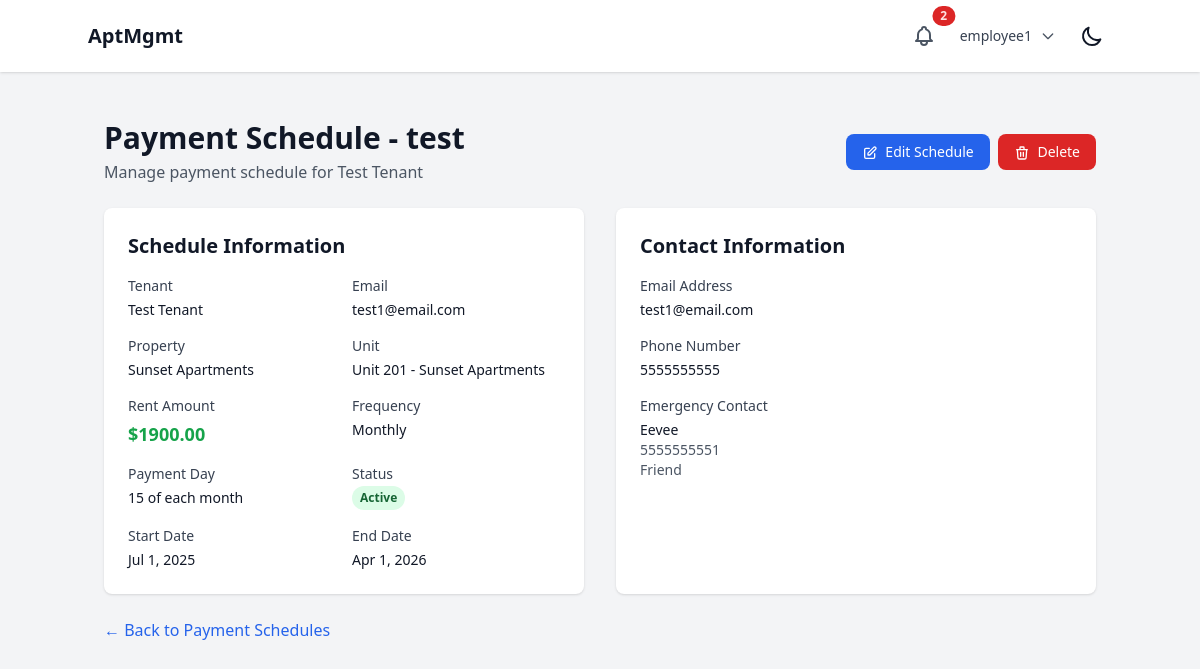
Page /financials/payment-schedules/2/ (signed in) on the committed database.
### users/models.py (models this page shows, shortened)
class User(AbstractUser):
    class Role(models.TextChoices):
        SUPERUSER = "SUPERUSER", "Superuser"
        LANDLORD = "LANDLORD", "Landlord"
        EMPLOYEE = "EMPLOYEE", "Employee"
        TENANT = "TENANT", "Tenant"
    role = models.CharField(max_length=50, choices=Role.choices)
    company = models.ForeignKey(Company, on_delete=models.CASCADE, related_name="users", null=True, blank=True)
    property = models.ForeignKey(Property, on_delete=models.SET_NULL, related_name="users", null=True, blank=True)
    apartment_unit = models.ForeignKey('properties.ApartmentUnit', on_delete=models.SET_NULL, null=True, blank=True, related_name="tenant")
    assigned_properties = models.ManyToManyField(
        Property,
        related_name="assigned_employees",
        blank=True,
        help_text="Properties this employee has access to (for employees only)"
    )
    phone_number = models.CharField(max_length=20, blank=True, null=True)
    emergency_contact_name = models.CharField(max_length=100, blank=True, null=True)
    emergency_contact_phone = models.CharField(max_length=20, blank=True, null=True)
    emergency_contact_relationship = models.CharField(max_length=50, blank=True, null=True)

### financials/models.py (models this page shows, shortened)
class PaymentSchedule(models.Model):
    class Frequency(models.TextChoices):
        MONTHLY = "MONTHLY", "Monthly"
        QUARTERLY = "QUARTERLY", "Quarterly"
        ANNUALLY = "ANNUALLY", "Annually"
    tenant = models.ForeignKey(
        User,
        on_delete=models.CASCADE,
        related_name="payment_schedules",
        limit_choices_to={'role': 'TENANT'}
    )
    apartment_unit = models.ForeignKey(
        "properties.ApartmentUnit",
        on_delete=models.CASCADE,
        related_name="payment_schedules"
    )
    rent_amount = models.DecimalField(
        max_digits=10,
        decimal_places=2,
        validators=[MinValueValidator(Decimal('0.01'))]
    )
    frequency = models.CharField(
        max_length=20,
        choices=Frequency.choices,
        default=Frequency.MONTHLY
    )
    payment_day = models.IntegerField(
        default=1,
        validators=[MinValueValidator(1), MaxValueValidator(28)],
        help_text="Day of month when payment is due (1-28)"
    )
    start_date = models.DateField()
    end_date = models.DateField(null=True, blank=True)
    is_active = models.BooleanField(default=True)
    created_at = models.DateTimeField(auto_now_add=True)
    updated_at = models.DateTimeField(auto_now=True)
    @property
    def status(self):
        from django.utils import timezone
        today = timezone.now().date()
        if not self.is_active:
            return "Inactive"
        if self.start_date > today:
            return "Pending Start"
        if self.end_date and self.end_date < today:
            return "Expired"
        return "Active"
    @property
    def status_class(self):
        status = self.status
        if status == "Active":
            return "bg-green-100 text-green-800 dark:bg-green-900 dark:text-green-200"
        elif status == "Pending Start":
            return "bg-yellow-100 text-yellow-800 dark:bg-yellow-900 dark:text-yellow-200"
        elif status == "Expired":
            return "bg-red-100 text-red-800 dark:bg-red-900 dark:text-red-200"
        else:  # Inactive
            return "bg-gray-100 text-gray-800 dark:bg-gray-900 dark:text-gray-200"
    class Meta:
        ordering = ['-created_at']

### properties/models.py (models this page shows, shortened)
class ApartmentUnit(models.Model):
    property = models.ForeignKey(Property, on_delete=models.CASCADE, related_name="units")
    unit_number = models.CharField(max_length=50)
    bedrooms = models.PositiveIntegerField()
    bathrooms = models.PositiveIntegerField()
    rent_amount = models.DecimalField(max_digits=10, decimal_places=2, default=0)
    is_occupied = models.BooleanField(default=False)
    created_at = models.DateTimeField(auto_now_add=True)
    updated_at = models.DateTimeField(auto_now=True)
    def __str__(self):
        return f"Unit {self.unit_number} - {self.property.name}"
    class Meta:
        unique_together = ('property', 'unit_number')
        verbose_name_plural = "Apartment Units"

class Property(models.Model):
    company = models.ForeignKey(Company, on_delete=models.CASCADE, related_name="properties")
    name = models.CharField(max_length=255)
    address = models.TextField()
    created_at = models.DateTimeField(auto_now_add=True)
    updated_at = models.DateTimeField(auto_now=True)
    class Meta:
        verbose_name_plural = "Properties"

### financials/views.py (the view)
# urls.py: path('payment-schedules/<int:pk>/', views.payment_schedule_detail, name='payment_schedule_detail'),
@login_required
def payment_schedule_detail(request, pk):
    schedule = get_object_or_404(PaymentSchedule, pk=pk)
    if request.user.role == 'TENANT':
        if schedule.tenant != request.user:
            messages.error(request, "You don't have permission to view this schedule.")
            return redirect('core:dashboard_redirect')
    elif request.user.role in ['LANDLORD', 'EMPLOYEE']:
        if schedule.apartment_unit.property.company != request.user.company:
            messages.error(request, "You don't have permission to view this schedule.")
            return redirect('core:dashboard_redirect')
        if request.user.property and schedule.apartment_unit.property != request.user.property:
            messages.error(request, "You don't have permission to view this schedule.")
            return redirect('core:dashboard_redirect')
    recent_payments = schedule.payments.all()[:10]
    context = {
        'schedule': schedule,
        'recent_payments': recent_payments,
        'page_title': f'Payment Schedule - {schedule.tenant.username}'
    }
    return render(request, 'financials/payment_schedule_detail.html', context)

### financials/templates/financials/payment_schedule_detail.html (shortened to what this page needs)
{% extends 'base.html' %}
{% load form_tags %}
{% block content %}
<div class="container mx-auto px-4 py-8">
    <div class="flex justify-between items-center mb-6">
        <div>
            <h1 class="text-3xl font-bold text-gray-900 dark:text-white">{{ page_title }}</h1>
            <p class="text-gray-600 dark:text-gray-400 mt-1">Manage payment schedule for {{ schedule.tenant.get_full_name|default:schedule.tenant.username }}</p>
        </div>
        {% if request.user.role in 'LANDLORD,EMPLOYEE' %}
        <div class="flex space-x-2">
            <a href="{% url 'financials:edit_payment_schedule' schedule.pk %}"
               class="bg-blue-600 text-white px-4 py-2 rounded-lg text-sm font-medium hover:bg-blue-700 focus:outline-none focus:ring-2 focus:ring-blue-500">
                <svg class="w-4 h-4 inline mr-1" fill="none" stroke="currentColor" viewBox="0 0 24 24">
                    <path stroke-linecap="round" stroke-linejoin="round" stroke-width="2" d="M11 5H6a2 2 0 00-2 2v11a2 2 0 002 2h11a2 2 0 002-2v-5m-1.414-9.414a2 2 0 112.828 2.828L11.828 15H9v-2.828l8.586-8.586z"/>
                </svg>
                Edit Schedule
            </a>
            <a href="{% url 'financials:delete_payment_schedule' schedule.pk %}"
               class="bg-red-600 text-white px-4 py-2 rounded-lg text-sm font-medium hover:bg-red-700 focus:outline-none focus:ring-2 focus:ring-red-500">
                <svg class="w-4 h-4 inline mr-1" fill="none" stroke="currentColor" viewBox="0 0 24 24">
                    <path stroke-linecap="round" stroke-linejoin="round" stroke-width="2" d="M19 7l-.867 12.142A2 2 0 0116.138 21H7.862a2 2 0 01-1.995-1.858L5 7m5 4v6m4-6v6m1-10V4a1 1 0 00-1-1h-4a1 1 0 00-1 1v3M4 7h16"/>
                </svg>
                Delete
            </a>
        </div>
        {% endif %}
    </div>
    <div class="grid grid-cols-1 lg:grid-cols-2 gap-8">
        <div class="bg-white dark:bg-gray-800 rounded-lg shadow p-6">
            <h2 class="text-xl font-semibold text-gray-900 dark:text-white mb-4">Schedule Information</h2>
            <div class="space-y-4">
                <div class="grid grid-cols-2 gap-4">
                    <div>
                        <label class="block text-sm font-medium text-gray-700 dark:text-gray-300">Tenant</label>
                        <p class="mt-1 text-sm text-gray-900 dark:text-white">{{ schedule.tenant.get_full_name|default:schedule.tenant.username }}</p>
                    </div>
                    <div>
                        <label class="block text-sm font-medium text-gray-700 dark:text-gray-300">Email</label>
                        <p class="mt-1 text-sm text-gray-900 dark:text-white">{{ schedule.tenant.email }}</p>
                    </div>
                </div>
                <div class="grid grid-cols-2 gap-4">
                    <div>
                        <label class="block text-sm font-medium text-gray-700 dark:text-gray-300">Property</label>
                        <p class="mt-1 text-sm text-gray-900 dark:text-white">{{ schedule.apartment_unit.property.name }}</p>
                    </div>
                    <div>
                        <label class="block text-sm font-medium text-gray-700 dark:text-gray-300">Unit</label>
                        <p class="mt-1 text-sm text-gray-900 dark:text-white">{{ schedule.apartment_unit }}</p>
                    </div>
                </div>
                <div class="grid grid-cols-2 gap-4">
                    <div>
                        <label class="block text-sm font-medium text-gray-700 dark:text-gray-300">Rent Amount</label>
                        <p class="mt-1 text-lg font-bold text-green-600 dark:text-green-400">${{ schedule.rent_amount }}</p>
                    </div>
                    <div>
                        <label class="block text-sm font-medium text-gray-700 dark:text-gray-300">Frequency</label>
                        <p class="mt-1 text-sm text-gray-900 dark:text-white">{{ schedule.get_frequency_display }}</p>
                    </div>
                </div>
                <div class="grid grid-cols-2 gap-4">
                    <div>
                        <label class="block text-sm font-medium text-gray-700 dark:text-gray-300">Payment Day</label>
                        <p class="mt-1 text-sm text-gray-900 dark:text-white">{{ schedule.payment_day }} of each month</p>
                    </div>
                    <div>
                        <label class="block text-sm font-medium text-gray-700 dark:text-gray-300">Status</label>
                        <span class="inline-flex px-2 py-1 text-xs font-semibold rounded-full {{ schedule.status_class }}">{{ schedule.status }}</span>
                    </div>
                </div>
                <div class="grid grid-cols-2 gap-4">
                    <div>
                        <label class="block text-sm font-medium text-gray-700 dark:text-gray-300">Start Date</label>
                        <p class="mt-1 text-sm text-gray-900 dark:text-white">{{ schedule.start_date|date:"M j, Y" }}</p>
                    </div>
                    <div>
                        <label class="block text-sm font-medium text-gray-700 dark:text-gray-300">End Date</label>
                        <p class="mt-1 text-sm text-gray-900 dark:text-white">
                            {% if schedule.end_date %}
                                {{ schedule.end_date|date:"M j, Y" }}
                            {% else %}
                                No end date
                            {% endif %}
                        </p>
                    </div>
                </div>
            </div>
        </div>
        <div class="bg-white dark:bg-gray-800 rounded-lg shadow p-6">
            <h2 class="text-xl font-semibold text-gray-900 dark:text-white mb-4">Contact Information</h2>
            <div class="space-y-4">
                <div>
                    <label class="block text-sm font-medium text-gray-700 dark:text-gray-300">Email Address</label>
                    <p class="mt-1 text-sm text-gray-900 dark:text-white">{{ schedule.tenant.email }}</p>
                </div>
                {% if schedule.tenant.phone_number %}
                <div>
                    <label class="block text-sm font-medium text-gray-700 dark:text-gray-300">Phone Number</label>
                    <p class="mt-1 text-sm text-gray-900 dark:text-white">{{ schedule.tenant.phone_number }}</p>
                </div>
                {% endif %}
                {% if schedule.tenant.emergency_contact_name %}
                <div>
                    <label class="block text-sm font-medium text-gray-700 dark:text-gray-300">Emergency Contact</label>
                    <p class="mt-1 text-sm text-gray-900 dark:text-white">{{ schedule.tenant.emergency_contact_name }}</p>
                    {% if schedule.tenant.emergency_contact_phone %}
                        <p class="text-sm text-gray-600 dark:text-gray-400">{{ schedule.tenant.emergency_contact_phone }}</p>
                    {% endif %}
                    {% if schedule.tenant.emergency_contact_relationship %}
                        <p class="text-sm text-gray-600 dark:text-gray-400">{{ schedule.tenant.emergency_contact_relationship }}</p>
                    {% endif %}
                </div>
                {% endif %}
            </div>
        </div>
    </div>
    <div class="mt-6">
        <a href="{% url 'financials:payment_schedule_list' %}"
           class="text-blue-600 dark:text-blue-400 hover:underline">
            ← Back to Payment Schedules
        </a>
    </div>
</div>
{% endblock %}

### core/templates/base.html (shortened to what this page needs)
{% load static %}
<!DOCTYPE html>
<html lang="en" x-data="{ darkMode: localStorage.getItem('darkMode') === 'true' }" x-init="$watch('darkMode', val => localStorage.setItem('darkMode', val))" :class="{ 'dark': darkMode }">
<head>
    <script src="https://cdn.tailwindcss.com"></script>
</head>
<body class="bg-gray-100 dark:bg-gray-900 text-gray-900 dark:text-gray-100">
    <header class="p-4 bg-white dark:bg-gray-800 shadow">
        <div class="container mx-auto flex justify-between items-center">
            {% if user.is_authenticated %}
                <a href="{% url 'core:dashboard_redirect' %}" class="text-xl font-bold hover:text-gray-600 dark:hover:text-gray-300 transition-colors duration-200">AptMgmt</a>
            {% else %}
                <h1 class="text-xl font-bold">AptMgmt</h1>
            {% endif %}
            <div class="flex items-center space-x-4">
                {% if user.is_authenticated %}
                    <div class="relative" x-data="{ open: false }">
                        <button @click="open = !open" class="relative p-2 text-gray-600 dark:text-gray-300 hover:text-gray-900 dark:hover:text-white focus:outline-none focus:ring-2 focus:ring-offset-2 focus:ring-blue-500">
                            {% if has_unread_notifications %}
                            <span class="absolute top-0 right-0 inline-flex items-center justify-center px-2 py-1 text-xs font-bold leading-none text-red-100 transform translate-x-1/2 -translate-y-1/2 bg-red-600 rounded-full">{{ unread_notifications_count }}</span>
                            {% endif %}
                        </button>
                    </div>
                    <div class="relative" x-data="{ open: false }">
                        <button @click="open = !open" class="flex items-center space-x-2 text-sm rounded-full focus:outline-none focus:ring-2 focus:ring-offset-2 focus:ring-blue-500">
                            <span class="text-gray-700 dark:text-gray-300">{{ user.username }}</span>
                            <svg class="w-4 h-4 text-gray-600 dark:text-gray-300" fill="none" stroke="currentColor" viewBox="0 0 24 24">
                                <path stroke-linecap="round" stroke-linejoin="round" stroke-width="2" d="M19 9l-7 7-7-7"></path>
                            </svg>
                        </button>
                    </div>
                {% endif %}
                <button @click="darkMode = !darkMode" class="p-2 rounded-md focus:outline-none focus:ring-2 focus:ring-offset-2 focus:ring-offset-gray-800 focus:ring-white">
                    <svg x-show="!darkMode" class="w-6 h-6" fill="none" stroke="currentColor" viewBox="0 0 24 24" xmlns="http://www.w3.org/2000/svg"><path stroke-linecap="round" stroke-linejoin="round" stroke-width="2" d="M20.354 15.354A9 9 0 018.646 3.646 9.003 9.003 0 0012 21a9.003 9.003 0 008.354-5.646z"></path></svg>
                </button>
            </div>
        </div>
    </header>
    <main class="p-4" id="content">
        {% block content %}{% endblock %}
    </main>
</body>
</html>

### rows in the picture
User: username "employee1"
PaymentSchedule: tenant.get_full_name "Test Tenant", tenant.email "test1@email.com", apartment_unit.property.name "Sunset Apartments", apartment_unit "Unit 201 - Sunset Apartments", rent_amount "1900.00", frequency "Monthly", payment_day "15", status "Active", start_date "Jul 1, 2025", end_date "Apr 1, 2026", tenant.phone_number "5555555555", tenant.emergency_contact_name "Eevee", tenant.emergency_contact_phone "5555555551", tenant.emergency_contact_relationship "Friend"

### other values in the picture
{{ unread_notifications_count }} "2"
{{ page_title }} "Payment Schedule - test"
